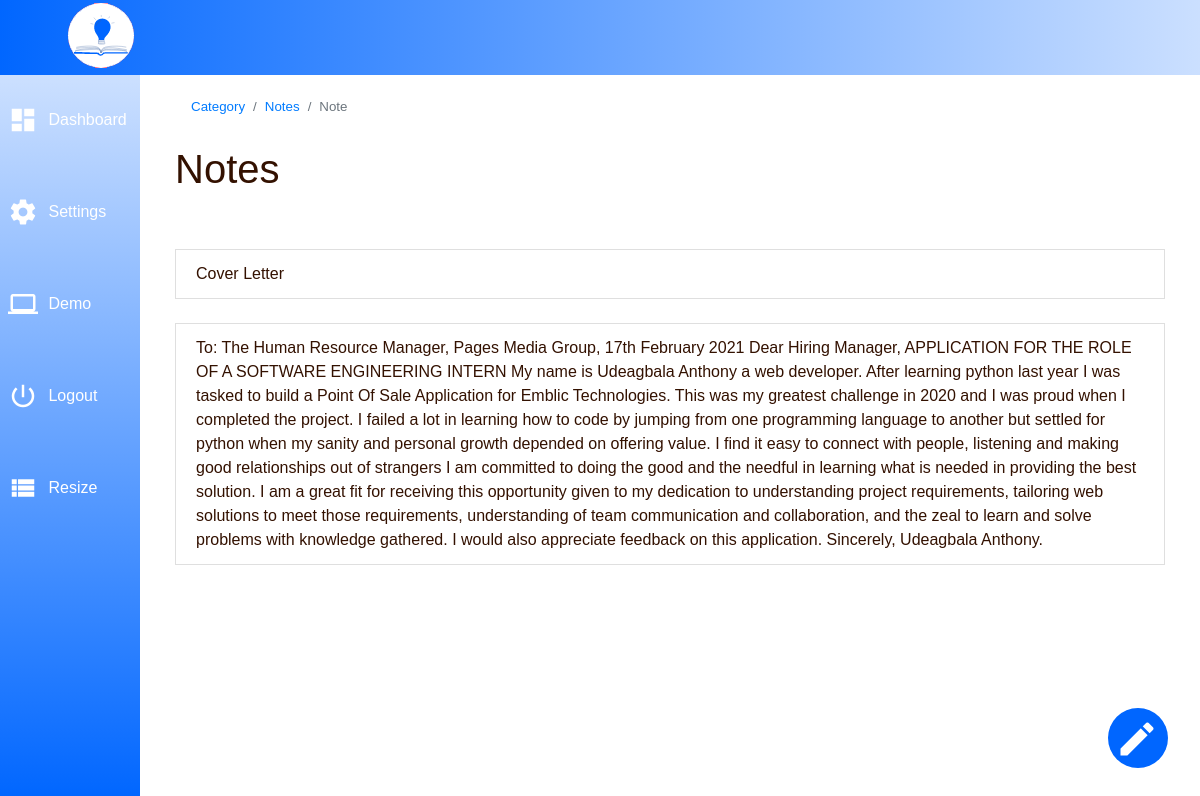
The app's page /categories/1/notes/2 (signed in), older data.
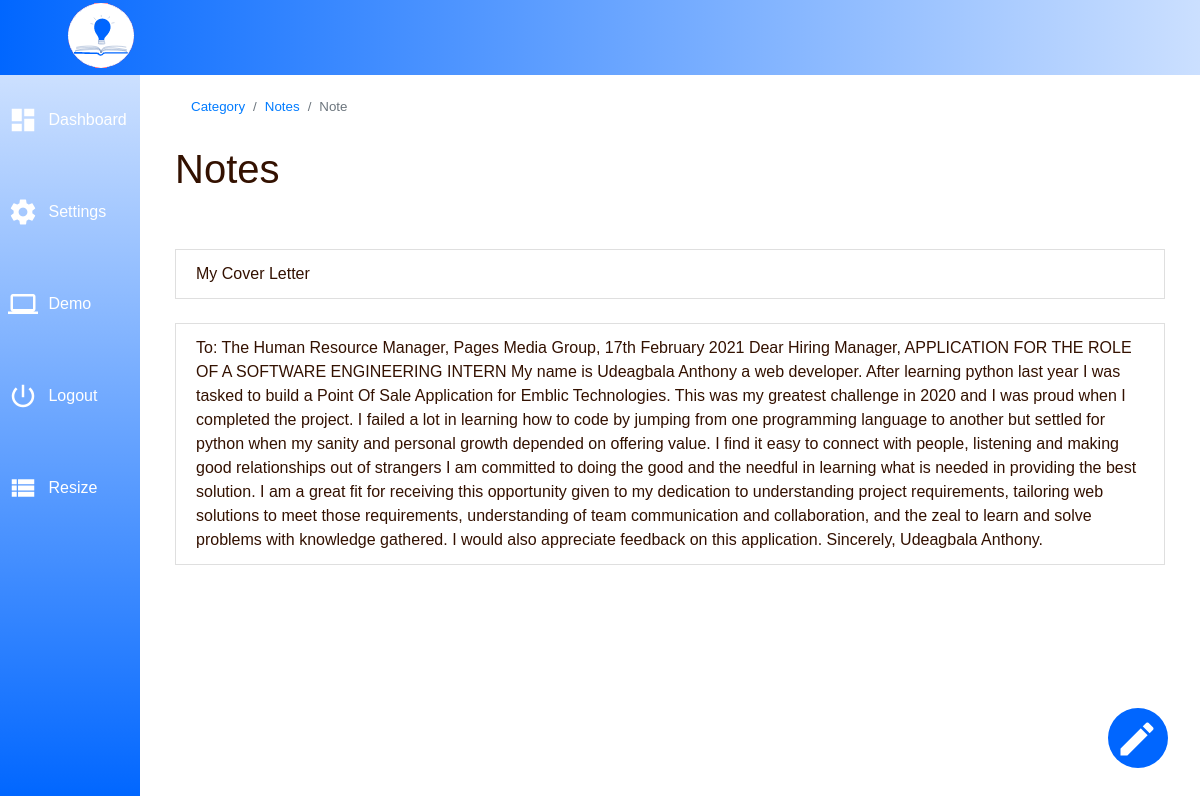
The same page, newer data.
### note/models.py (models this page shows)
class Note(db.Model):
    id = db.Column(db.Integer, primary_key=True)
    title = db.Column(db.String(50))
    body = db.Column(db.String(1000))
    user_id = db.Column(db.Integer, db.ForeignKey('user.id'))
    category_id = db.Column(db.Integer, db.ForeignKey('category.id'))
    created_date = db.Column(db.DateTime(timezone=True), default=func.now())

### note/views.py (the view, shortened to what this page needs)
@views.route('/categories/<int:cat_id>/notes/<int:note_id>', methods=['GET', 'POST'])
@login_required
def view_notes(cat_id, note_id):
    user_id = current_user.get_id()
    note = Note.query.filter_by(id=note_id).one()
    if not note:
        flash("Note no longer exist", "danger")
        return render_template('user/note.html')
    else:
        return render_template('user/note.html', note=note, note_id=note_id)

### note/__init__.py (called while the page is built)
def create_app():
    app = Flask(__name__)
    app.config['SECRET_KEY'] = 'a2346.@'
    app.config['SQLALCHEMY_DATABASE_URI'] = f'sqlite:///{DB_NAME}'
    db.init_app(app)
    from .views import views
    from .auth import auth
    app.register_blueprint(views, url_prefic='/')
    app.register_blueprint(auth, url_prefic='/')
    from .models import User, Note, Category
    create_database(app)
    login_manager = LoginManager()
    login_manager.login_view = 'auth.login'
    login_manager.init_app(app)
    @login_manager.user_loader
    def load_user(id):
        return User.query.get(int(id))
    return app

### note/templates/user/note.html (shortened to what this page needs)
{% extends "user/home_base.html" %} {% block title %} Dashboard {% endblock %}
{%block body %}
    <div class="container-fluid">
        <nav aria-label="breadcrumb">
            <ol class="breadcrumb">
                <li class="breadcrumb-item"><a href="{{url_for('views.home')}}">Category</a></li>
                <li class="breadcrumb-item active" aria-current="page"> <a href="{{url_for('views.view_category', cat_id=note.category_id)}}"> Notes </a> </li>
                <li class="breadcrumb-item active" aria-current="page"> Note </li>
            </ol>
        </nav>
        <h1>Notes </h1>
        <br>
        <br>
        <ul class="list-group list-group-flush">
            <div class="display">
                <li class="list-group-item"> {{ note.title }} </li>
                <br>
                <li class="list-group-item"> {{ note.body }} </li>
            </div>
        </ul>
        <a href="" class="top-link hide" data-toggle="modal" data-target="#note">
            <i class="material-icons icon" id="loupe">edit</i>
        </a>
    </div>
{% endblock %}

Row changes from the older to the newer data that the page shows:
changed Note: title "Cover Letter" → "My Cover Letter"
